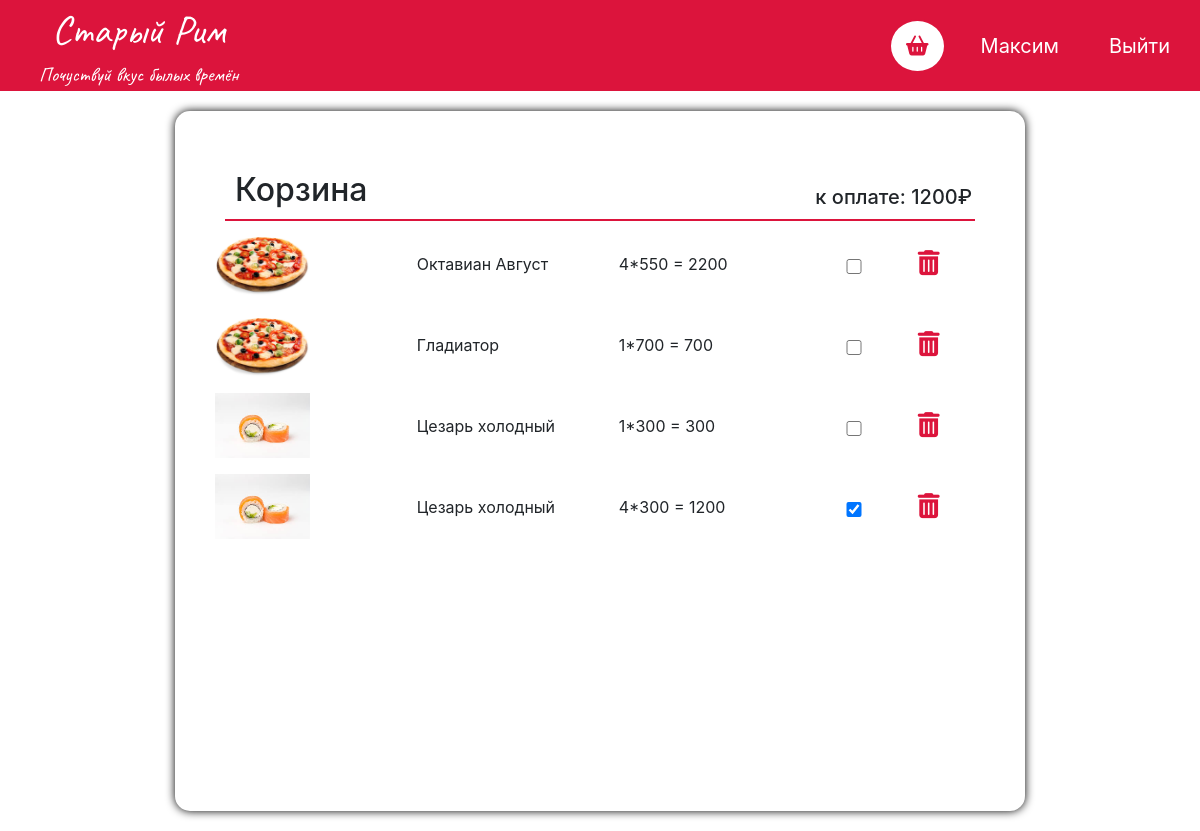
/homepage/basket/ (signed in), run on the app's committed database.
### Auth/models.py (models this page shows, shortened)
class MyUser(AbstractBaseUser, PermissionsMixin):
    email = models.EmailField(unique=True, verbose_name="Почта пользователя")
    name = models.CharField(max_length=30, blank=True, verbose_name="Имя пользователя")
    date_joined = models.DateTimeField(auto_now_add=True, verbose_name="Дата регистрации")
    is_active = models.BooleanField( default=True)
    is_staff = models.BooleanField(default=True)
    objects = MyUserManager()
    USERNAME_FIELD = 'email'
    REQUIRED_FIELDS = []

### Client/models.py (models this page shows, shortened)
class OrdersItem(models.Model):
    user_id = models.ForeignKey(MyUser, on_delete=models.DO_NOTHING, verbose_name="Пользователь",
                                   related_name="order")
    item = models.ForeignKey(Menu, on_delete=models.DO_NOTHING, verbose_name="Заказ")
    count = models.IntegerField(verbose_name="Количество блюд")
    is_selected = models.BooleanField(verbose_name="Выбор для покупки", default=False)

class Menu(models.Model):
    type_of_position = models.ForeignKey('Chapter', on_delete=models.CASCADE, related_name="get_menu")
    name = models.CharField(verbose_name="Название товара", max_length=25)
    description = models.TextField(verbose_name="Описание товара", blank=True)
    price = models.IntegerField(verbose_name="Цена за товар")
    image = models.ImageField(verbose_name="Внешний вид товара", upload_to="menu/")
    class Meta:
        verbose_name = "Меню"
        verbose_name_plural = "Меню"

### Client/views.py (the view, shortened to what this page needs)
# urls.py: path('basket/', Basket.as_view(), name="basket")
class Basket(LoginRequiredMixin, View):
    template_name = "basket.html"
    login_url = 'login'
    def get_context_data(self):
        context = {
            'title': "Корзина заказа",
            "items": OrdersItem.objects.filter(user_id=self.request.user).annotate(
                total=F('count') * F('item__price')),
            "summ": OrdersItem.objects.filter(user_id=self.request.user, is_selected = True).aggregate(
                summ=Sum(F("count") * F("item__price")))['summ']
        }
        return context
    def get(self, request):
        context = self.get_context_data()
        if context['summ'] is None:
            context['summ'] = 0
        return render(request, self.template_name, context)
    def delete_item(self, request):
        pk = self.request.POST.get('pk')
        OrdersItem.objects.get(pk=pk).delete()
        summ = OrdersItem.objects.filter(user_id=self.request.user, is_selected = True).aggregate(
            summ=Sum(F("count") * F("item__price")))['summ']
        if summ is None:
            summ = 0
        return JsonResponse({
            'status': 200,
            'summ': summ
        }, status=200)
    def change_checkbox(self, request):
        pk = self.request.POST.get("pk")
        boolean = json.loads(self.request.POST.get("request"))
        item = OrdersItem.objects.get(pk=pk)
        item.is_selected = boolean
        item.save()
        summ = OrdersItem.objects.filter(user_id=self.request.user, is_selected = True).aggregate(
            summ=Sum(F("count") * F("item__price")))['summ']
        if summ is None:
            summ = 0
        return JsonResponse({
            'status': 200,
            "value": json.dumps(boolean),
            "summ": summ
        }, status=200)
    choose_post = {
        "delete": delete_item,
        "change": change_checkbox
    }

### Client/templates/basket.html (shortened to what this page needs)
{% extends 'base.html' %}
{% load static %}
{% block jsframework %}
<link rel="stylesheet" type="text/css" href="{% static 'css/basket.css'%}">
{% endblock %}
{% block content %}
    <div class="container basket-wrapper">
        {% if items|length > 0%}
        <h2 class="name-page">Корзина <span class="total-price">к оплате: {{summ}}&#8381;</span></h2>
        {% else %}
          <h2 class="name-page">Корзина <span>к оплате: 0&#8381;</span></h2>
        {% endif%}
        {% for item in items %}
        <div class="item d-flex justify-content-between align-items-center">
            <p class="item-image"><img class="item-image" src="{{item.item.image.url}}"></p>
            <p class="item-name">{{item.item.name}}</p>
            <p class="total-price">{{item.count}}*{{item.item.price}} = {{item.total}}</p>
            {% if item.is_selected %}
            <input class="select-item" type="checkbox" name="{{item.pk}}" checked="checked">
            {% else %}
            <input class="select-item" type="checkbox" name="{{item.pk}}">
            {%endif%}
            <p class="trash d-flex justify-content-center align-items-center"><i name="{{item.pk}}" class="fa fa-trash trash-icon" ></i></p>
        </div>
        {%endfor%}
    </div>
{% endblock %}

### Auth/templates/base.html (shortened to what this page needs)
{% load static %}
<html lang="ru">
<head>
    <link rel="stylesheet" type="text/css" href="{% static 'bootstrap/dist/css/bootstrap.min.css'%}">
    <link rel="stylesheet" type="text/css" href="{% static 'font-awesome/css/font-awesome.min.css'%}">
    <link rel="stylesheet" type="text/css" href="{% static 'css/base.css'%}">
    {% block jsframework %}
    {% endblock %}
</head>
<body>
<div class="container-fluid" style="padding: 0;">
    <header class="row g-0">
        <div class="col-3 d-flex flex-column justify-content-center align-items-center" href="{% url 'user' %}">
             <p class="logo">Старый Рим</p>
             <p class="tagline">Почуствуй вкус былых времён</p>
        </div>
        {% if user.is_authenticated %}
            <div class="Col-9 d-flex justify-content-end align-items-center">
                <a href="{% url 'basket' %}"><i class="fa fa-shopping-basket basket" aria-hidden="true"></i></a>
                <p class="name-user">{{user.name}}</p>
                <a class="logout" href="{% url 'logout' %}">Выйти</a>
            </div>
        {% endif %}
    </header>
    {% block content %}
    {% endblock %}
</div>
</body>
</html>

### Auth/static/css/base.css (style rules this page uses)
* { margin: 0; padding: 0; }
p.logo, p.tagline { font-family: Caveat }
p.logo { font-size: 40px; color: white; padding: 10px 10px 0px 10p margin: 0; margin-bottom: 0px; }
p.tagline { color: white; font-size: 20px; padding: 0px 10px 1px 10px; margin: 0; }
header { background: rgb(220, 20, 60); }
p.name-user { color: white; padding:20px; font-size: 20px; margin: 0; }
a.logout { font-size: 20px; padding: 30px; color: white; text-decoration: none; }
i.basket { padding:15px; margin: 15px; font-size: 20px; color: white; border-radius: 50%; border: 2px solid transparent; transition: all .4s; }
i.basket:hover, i.basket.link { border-color: rgb(220, 20, 60); color: rgb(220, 20, 60); background: white; }

### Client/static/css/basket.css (style rules this page uses)
div.basket-wrapper { position: relative; margin:20px auto; height: 700px; width: 850px; border-radius: 15px; padding:40px; box-shadow: 0px 0px 10px black; box-sizing: border-box; background: white; }
div.basket-wrapper h2.name-page { padding: 10px; margin: 10px; border-bottom: 2px solid rgb(220, 20, 60); position: relative; }
div.basket-wrapper div.item p { flex: 3; }
div.basket-wrapper div.item input.select-item { flex: 1; margin-bottom: 10px; margin-right: 30px; width: 15px; height: 15px; }
div.basket-wrapper div.item p.trash { flex: 1; }
div.basket-wrapper div.item p.item-image img { width: 95px; height: 65px; }
div.basket-wrapper div.item i.trash-icon { flex: 1; font-size: 25px; color: rgb(220, 20, 60); border-radius: 50%; transition: all .4s; }
h2.name-page span { position: absolute; right: 3px; bottom: 10px; font-size: 20px; text-align: right; }

### data on the page
OrdersItem: item.image (picture), item.name "Октавиан Август", count "4", item.price "550", total "2200"
OrdersItem: item.image (picture), item.name "Гладиатор", count "1", item.price "700", total "700"
OrdersItem: item.image (picture), item.name "Цезарь холодный", count "1", item.price "300", total "300"
OrdersItem: item.image (picture), item.name "Цезарь холодный", count "4", item.price "300", total "1200"

### other printed values
{{ user.name }} "Максим"
{{ summ }} "1200"
